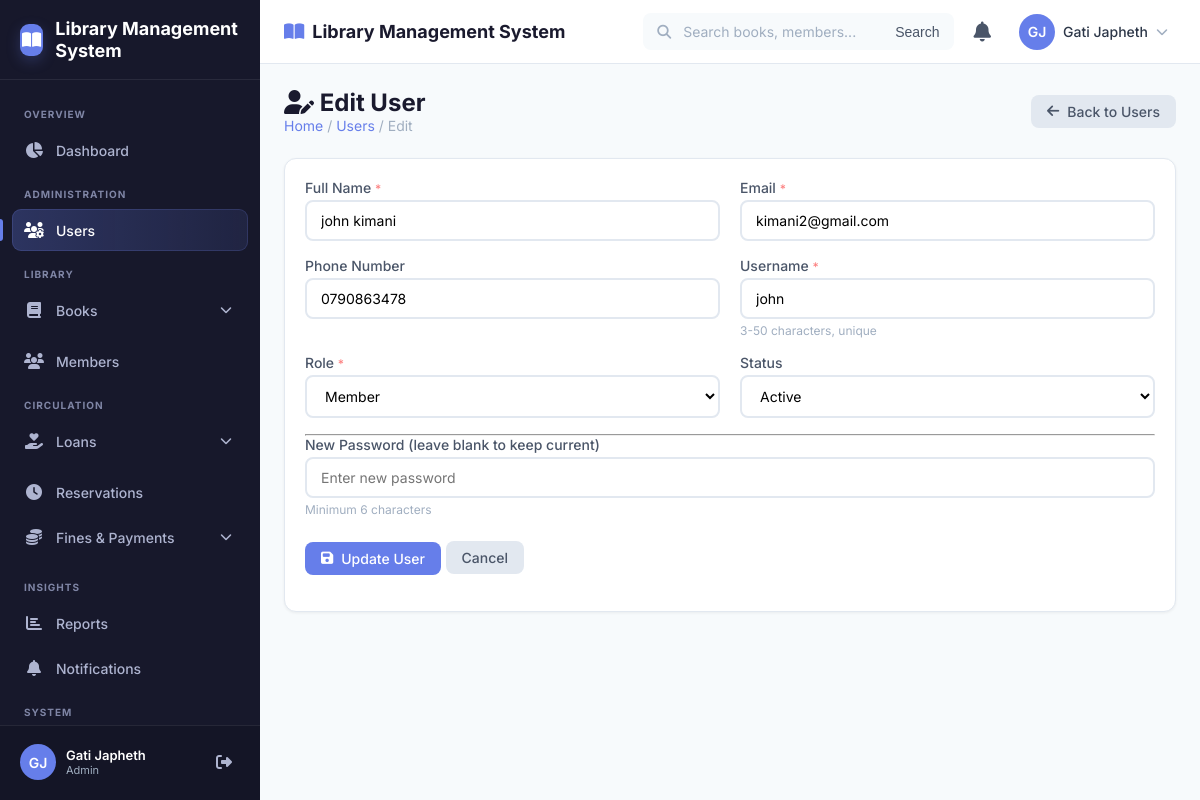
The app's page /admin/users/edit.php?id=4 (signed in) with its own data.
### tables this page shows
CREATE TABLE `users` (
  `id` int(11) NOT NULL,
  `name` varchar(100) NOT NULL,
  `email` varchar(100) NOT NULL,
  `phone` varchar(20) DEFAULT NULL,
  `username` varchar(50) NOT NULL,
  `password` varchar(255) NOT NULL,
  `role` enum('admin','librarian','member') NOT NULL DEFAULT 'member',
  `status` enum('active','inactive') NOT NULL DEFAULT 'active',
  `profile_image` varchar(255) DEFAULT NULL,
  `last_login` datetime DEFAULT NULL,
  `created_at` timestamp NOT NULL DEFAULT current_timestamp(),
  `updated_at` timestamp NOT NULL DEFAULT current_timestamp() ON UPDATE current_timestamp()
);

### admin/users/edit.php (the view, shortened to what this page needs)
<?php
$pdo = getDBConnection();
$userId = isset($_GET['id']) ? (int) $_GET['id'] : 0;
$stmt = $pdo->prepare("SELECT * FROM users WHERE id = ?");
$stmt->execute([$userId]);
$user = $stmt->fetch();
$errors = [];
$formData = $user;
include_once '../../includes/header.php';
include_once '../../includes/navbar.php';
include_once '../../includes/sidebar.php';
?>
<main class="page-content">
    <div class="page-header">
        <div>
            <h1><i class="fas fa-user-edit"></i> Edit User</h1>
            <div class="breadcrumb">
                <a href="../dashboard.php">Home</a> / <a href="index.php">Users</a> / Edit
            </div>
        </div>
        <div class="page-actions">
            <a href="index.php" class="btn btn-secondary">
                <i class="fas fa-arrow-left"></i> Back to Users
            </a>
        </div>
    </div>
    <div class="card">
        <div class="card-body">
            <form method="POST" action="edit.php?id=<?php echo $userId; ?>" data-validate>
                <div class="row">
                    <div class="col-6">
                        <div class="form-group">
                            <label for="name">Full Name <span class="text-danger">*</span></label>
                            <input type="text" id="name" name="name" class="form-control <?php echo isset($errors['name']) ? 'is-invalid' : ''; ?>"
                                   value="<?php echo $formData['name']; ?>" required>
                        </div>
                    </div>
                    <div class="col-6">
                        <div class="form-group">
                            <label for="email">Email <span class="text-danger">*</span></label>
                            <input type="email" id="email" name="email" class="form-control <?php echo isset($errors['email']) ? 'is-invalid' : ''; ?>"
                                   value="<?php echo $formData['email']; ?>" required>
                        </div>
                    </div>
                </div>
                <div class="row">
                    <div class="col-6">
                        <div class="form-group">
                            <label for="phone">Phone Number</label>
                            <input type="text" id="phone" name="phone" class="form-control"
                                   value="<?php echo $formData['phone']; ?>">
                        </div>
                    </div>
                    <div class="col-6">
                        <div class="form-group">
                            <label for="username">Username <span class="text-danger">*</span></label>
                            <input type="text" id="username" name="username" class="form-control <?php echo isset($errors['username']) ? 'is-invalid' : ''; ?>"
                                   value="<?php echo $formData['username']; ?>" required>
                            <div class="form-text">3-50 characters, unique</div>
                        </div>
                    </div>
                </div>
                <div class="row">
                    <div class="col-6">
                        <div class="form-group">
                            <label for="role">Role <span class="text-danger">*</span></label>
                            <select id="role" name="role" class="form-control <?php echo isset($errors['role']) ? 'is-invalid' : ''; ?>" required>
                                <option value="member" <?php echo $formData['role'] === 'member' ? 'selected' : ''; ?>>Member</option>
                            </select>
                        </div>
                    </div>
                    <div class="col-6">
                        <div class="form-group">
                            <label for="status">Status</label>
                            <select id="status" name="status" class="form-control <?php echo isset($errors['status']) ? 'is-invalid' : ''; ?>">
                                <option value="active" <?php echo $formData['status'] === 'active' ? 'selected' : ''; ?>>Active</option>
                            </select>
                        </div>
                    </div>
                </div>
                <hr>
                <div class="form-group">
                    <label for="new_password">New Password (leave blank to keep current)</label>
                    <input type="password" id="new_password" name="new_password" class="form-control <?php echo isset($errors['new_password']) ? 'is-invalid' : ''; ?>"
                           placeholder="Enter new password">
                    <div class="form-text">Minimum 6 characters</div>
                </div>
                <div class="form-group mt-3">
                    <button type="submit" class="btn btn-primary">
                        <i class="fas fa-save"></i> Update User
                    </button>
                    <a href="index.php" class="btn btn-secondary">Cancel</a>
                </div>
            </form>
        </div>
    </div>
</main>
<?php include_once '../../includes/footer.php'; ?>

### assets/css/style.css (style rules this page uses)
:root { --primary: #667eea; --primary-dark: #5a67d8; --primary-light: #7c8cf5; --secondary: #764ba2; --success: #48bb78; --danger: #fc8181; --warning: #f6ad55; --info: #63b3ed; --dark: #1a1a2e; --gray-900: #2d3748; --gray-700: #4a5568; --gray-500: #a0aec0; --gray-300: #e2e8f0; --gray-100: #f7fafc; --white: #ffffff; --sidebar-width: 260px; --navbar-height: 64px; --border-radius: 12px; --transition: all 0.3s cubic-bezier(0.4, 0, 0.2, 1); --font-family: 'Inter', -apple-system, BlinkMacSystemFont, sans-serif; }
* { margin: 0; padding: 0; box-sizing: border-box; }
html { font-size: 16px; scroll-behavior: smooth; }
body { font-family: var(--font-family); background: var(--gray-100); color: var(--gray-900); min-height: 100vh; display: flex; flex-direction: column; }
a { text-decoration: none; color: inherit; }
.page-content { flex: 1; padding: 24px; }
.page-header { display: flex; justify-content: space-between; align-items: center; margin-bottom: 24px; flex-wrap: wrap; gap: 12px; }
.page-header h1 { font-size: 24px; font-weight: 700; color: var(--dark); }
.page-header .breadcrumb { font-size: 14px; color: var(--gray-500); }
.page-header .breadcrumb a { color: var(--primary); }
.page-header .page-actions { display: flex; gap: 8px; }
.card { background: var(--white); border-radius: var(--border-radius); box-shadow: 0 1px 3px rgba(0,0,0,0.06); border: 1px solid var(--gray-300); overflow: hidden; }
.card-body { padding: 20px; }
.row { display: grid; grid-template-columns: repeat(12, 1fr); gap: 20px; }
.col-6 { grid-column: span 6; }
.btn { display: inline-flex; align-items: center; gap: 8px; padding: 8px 16px; border: none; border-radius: 8px; font-size: 14px; font-weight: 500; font-family: var(--font-family); cursor: pointer; transition: var(--transition); text-decoration: none; }
.btn i { font-size: 14px; }
.btn-primary { background: var(--primary); color: var(--white); }
.btn-secondary { background: var(--gray-300); color: var(--gray-700); }
.form-group { margin-bottom: 16px; }
.form-group label { display: block; font-size: 14px; font-weight: 500; color: var(--gray-700); margin-bottom: 4px; }
.form-group .form-control { width: 100%; padding: 10px 14px; border: 2px solid var(--gray-300); border-radius: 8px; font-size: 14px; font-family: var(--font-family); transition: var(--transition); background: var(--white); }
.form-group .form-text { font-size: 12px; color: var(--gray-500); margin-top: 4px; }
.form-group .text-danger { font-size: 12px; color: var(--danger); }
.text-danger { color: var(--danger); }
.mt-3 { margin-top: 24px; }

### records on screen
users: name "john kimani", email "kimani2@gmail.com", phone "0790863478", username "john", role "Member", status "Active"

### other values on screen
getSetting($pdo ?? null, 'library_name', APP_NAME) "Library Management System"
getInitials($userName) "GJ"
$userName "Gati Japheth"
$userRole "Admin"
